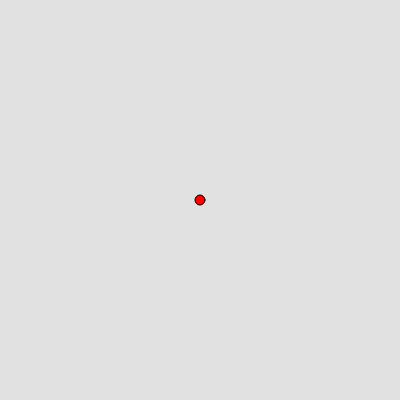
Frame 1 (no input)
Frame 60 (no input): identical to frame 1, image omitted
Frame 120 (the mouse pressed at the canvas centre since frame 60): identical to frame 1, image omitted

The p5.js sketch that drew this single still picture (run headless with seeded random() and noise() and a simulated clock; from frame 60 on, the mouse is pressed at the canvas centre):

// p5.js sketch
// ── sketch.js
var x = 200;
var y = 200;
var direction;
var fired = 0;
var xB;
var xY;
var counter = 0;



function setup() {
    createCanvas(400, 400);
    fill(255, 0, 0);
}

function draw() {  
    
    if (keyIsDown(LEFT_ARROW)) {
        x -= 3;
        if (fired === 0) {
            direction = 270;
        }
    }
    if (keyIsDown(RIGHT_ARROW)) {
        x += 3;
        if (fired === 0) {
            direction = 90;
        }
    }
    if (keyIsDown(UP_ARROW)) {
        y -= 3;
        if (fired === 0) {
            direction = 0;
        }
    }
    if (keyIsDown(DOWN_ARROW)) {
        y += 3;
        if (fired === 0) {
            direction = 180;
        }
    }
    if (keyIsDown(LEFT_ARROW) && keyIsDown(UP_ARROW)) {
        if (fired === 0) {
            direction = 315;
        }
    }  
    if (keyIsDown(RIGHT_ARROW) && keyIsDown(UP_ARROW)) {
        if (fired === 0) {
            direction = 45;
        }
    }  
    if (keyIsDown(RIGHT_ARROW) && keyIsDown(DOWN_ARROW)) {
        if (fired === 0) {
            direction = 135;
        }
    } 
    if (keyIsDown(LEFT_ARROW) && keyIsDown(DOWN_ARROW)) {
        if (fired === 0) {
            direction = 225;
        }
    }  
    if (keyCode === 81) {
            fired = 1;
    } 
    
    
    clear();
    background(225);
    if (fired === 1) {
      
      
        if (direction === 0) {
            counter += 10;
            ellipse(xB, yB - counter, 10, 10);
            if (yB - counter <= 0) {
                fired = 0;
                counter = 0;
            }
        }
        if (direction === 180) {
            counter += 10;
            ellipse(xB, yB + counter, 10, 10);
            if (yB + counter >= 400) {
            fired = 0;
            counter = 0;
            }
        }
        if (direction === 270) {
            counter += 10;
            ellipse(xB - counter, yB, 10, 10);
            if (xB - counter <= 0) {
                fired = 0;
                counter = 0;
            }
        }
        if (direction === 90) {
            counter += 10;
            ellipse(xB + counter, yB, 10, 10);
            if (xB + counter >= 400) {
                fired = 0;
                counter = 0;
            }
        }
        if (direction === 45) {
            counter += 10;
            ellipse(xB + counter, yB - counter, 10, 10);
            if ((xB + counter >= 400)||(yB - counter <= 0)) {
                fired = 0;
                counter = 0;
            }
        }
        if (direction === 135) {
            counter += 10;
            ellipse(xB + counter, yB + counter, 10, 10);
            if ((xB + counter >= 400)||(yB + counter >= 400)) {
                fired = 0;
                counter = 0;
            }
        }
        if (direction === 225) {
            counter += 10;
            ellipse(xB - counter, yB + counter, 10, 10);
            if ((xB - counter <= 0)||(yB + counter >= 400)) {
                fired = 0;
                counter = 0;
            }
        }
        if (direction === 315) {
            counter += 10;
            ellipse(xB - counter, yB - counter, 10, 10);
            if ((xB - counter <= 0)||(yB - counter <= 0)) {
                fired = 0;
                counter = 0;
            }
        }
    } else {
        xB = x;
        yB = y;
    }
    ellipse(x, y, 10, 10);
    
  
}
